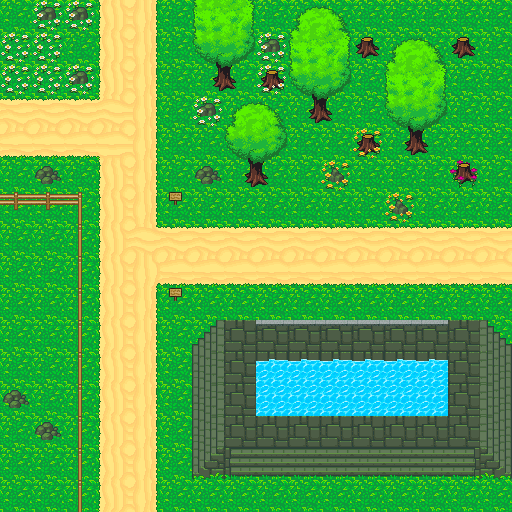

This is a level from a 2D game, rendered from its Tiled map with the project's own tilesets. A one-line summary and the complete map file follow:
An orthogonal 16x16 tile map with 32x32 px tiles, 2 tile layers (Tile Layer 1, Tile Layer 2).

<map version="1.10" tiledversion="1.10.2" orientation="orthogonal" renderorder="right-down" width="16" height="16" tilewidth="32" tileheight="32" infinite="0" nextlayerid="3" nextobjectid="1">
 <tileset firstgid="1" name="32x32_map_tile v3.1" tilewidth="32" tileheight="32" spacing="1" margin="1" tilecount="667" columns="23">
  <image source="../32x32_map_tile v3.1.png" width="760" height="958" />
 </tileset>
 <layer id="1" name="Tile Layer 1" width="16" height="16">
  <data encoding="csv">
48,48,48,142,144,48,48,48,48,48,48,48,48,48,48,48,
48,48,48,142,144,48,48,48,48,48,48,48,48,48,48,48,
48,48,48,142,144,48,48,48,48,48,48,48,48,48,48,48,
120,120,120,310,144,48,48,48,48,48,48,48,48,48,48,48,
166,166,166,286,144,48,48,48,48,48,48,48,48,48,48,48,
48,48,48,142,144,48,48,48,48,48,48,48,48,48,48,48,
48,48,48,142,144,48,48,48,48,48,48,48,48,48,48,48,
48,48,48,142,264,120,120,120,120,120,120,120,120,120,120,120,
48,48,48,142,287,166,166,166,166,166,166,166,166,166,166,166,
48,48,48,142,144,48,48,48,48,48,48,48,48,48,48,48,
48,48,48,142,144,48,176,74,74,74,74,74,74,74,74,199,
48,48,48,142,144,48,312,74,472,472,472,472,472,472,74,311,
48,48,48,142,144,48,312,74,487,487,487,487,487,487,74,311,
48,48,48,142,144,48,312,74,74,74,74,74,74,74,74,311,
48,48,48,142,144,48,245,242,84,84,84,84,84,84,243,313,
48,48,48,142,144,48,48,48,48,48,48,48,48,48,48,48
</data>
 </layer>
 <layer id="2" name="Tile Layer 2" width="16" height="16">
  <data encoding="csv">
0,141,141,0,0,0,302,303,0,279,280,0,0,0,0,0,
233,233,0,0,0,0,277,278,141,302,303,163,279,280,163,0,
233,233,141,0,0,0,300,301,139,277,278,0,302,303,0,0,
0,0,0,0,0,0,141,279,280,300,301,0,277,278,0,0,
0,0,0,0,0,0,0,277,278,0,0,162,300,301,0,0,
0,323,0,0,0,0,323,300,301,0,164,0,0,0,185,0,
251,251,229,0,0,101,0,0,0,0,0,0,164,0,0,0,
0,0,230,0,0,0,0,0,0,0,0,0,0,0,0,0,
0,0,230,0,0,0,0,0,0,0,0,0,0,0,0,0,
0,0,230,0,0,101,0,0,0,0,0,0,0,0,0,0,
0,0,230,0,0,0,0,0,274,274,274,274,274,274,0,0,
0,0,230,0,0,0,0,0,0,0,0,0,0,0,0,0,
323,0,230,0,0,0,0,0,0,0,0,0,0,0,0,0,
0,323,230,0,0,0,0,0,0,0,0,0,0,0,0,0,
0,0,230,0,0,0,0,0,0,0,0,0,0,0,0,0,
0,0,230,0,0,0,0,0,0,0,0,0,0,0,0,0
</data>
 </layer>
</map>
